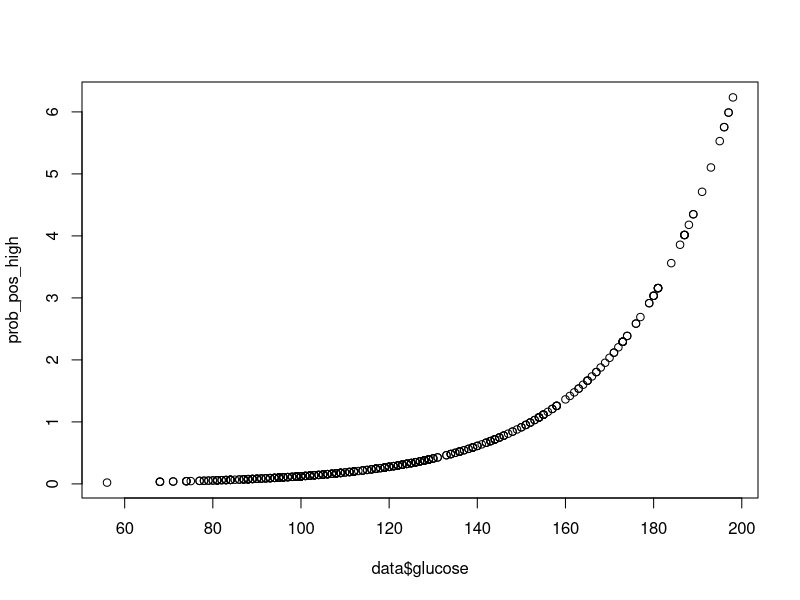
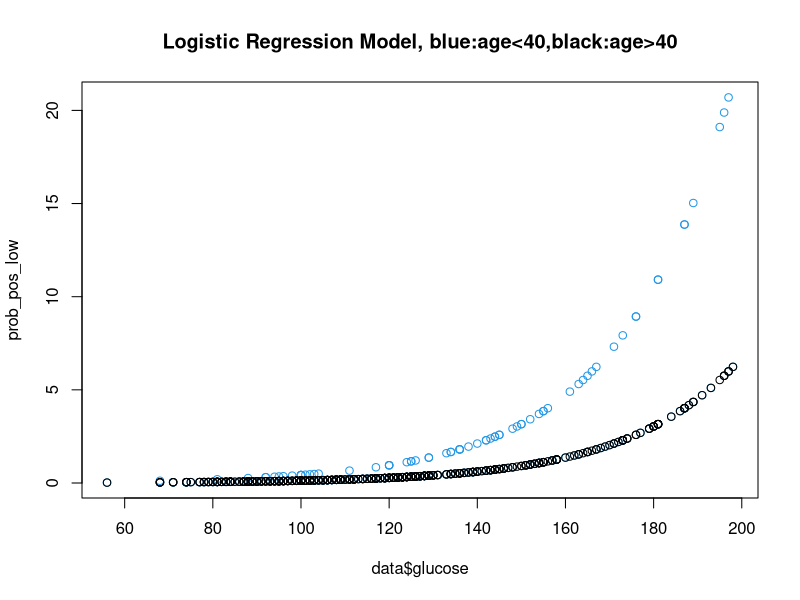

These charts were generated, in order, by the following R code:
install.packages("mlbench")
data=data("PimaIndiansDiabetes2", package="mlbench")
data <- na.omit(PimaIndiansDiabetes2)
#logistic regression is better than linear,
#because we want to measure probability to be 1 (diabetic) or 0

data$age_bin=1*(data$age>40)
data

model <- glm(data$diabetes~data$glucose+data$age_bin, data=data, family = binomial)
summary(model)$coef
prob_pos_high=exp(-6.09 + 0.04*data$glucose)
plot(data$glucose,prob_pos_high)
prob_pos_low=exp(-6.09+ 0.04*data$glucose + 1.24*data$age_bin)
plot(data$glucose,prob_pos_low, col=4)
lines(data$glucose,prob_pos_high,type = "p")
title("Logistic Regression Model, blue:age<40,black:age>40")
#researcher was right as we can see from plot


